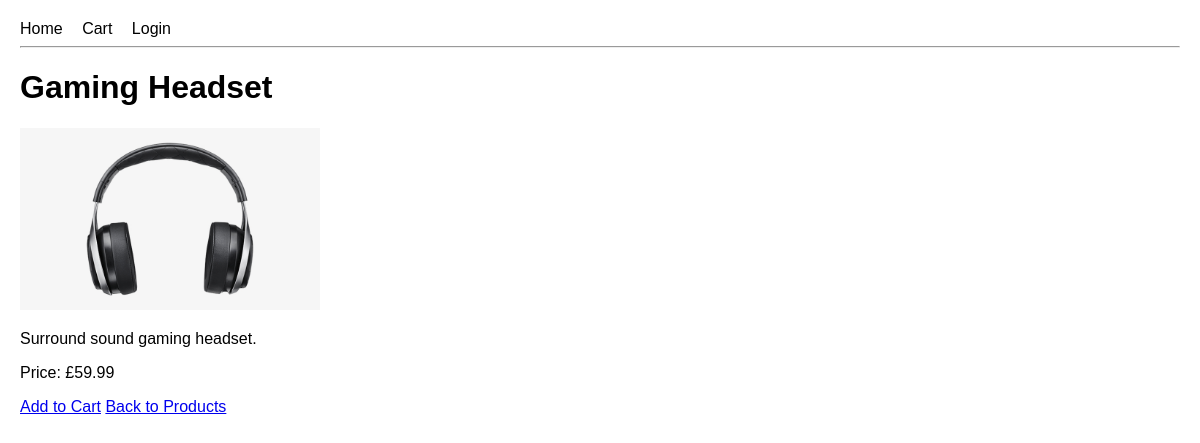
Screenshot of /products/2/ with the database file from the repository.
### products/models.py (models this page shows, shortened)
class Product(models.Model):
    name = models.CharField(max_length=100)
    description = models.TextField()
    price = models.DecimalField(max_digits=6, decimal_places=2)
    image = models.ImageField(upload_to='products/', blank=True, null=True)
    is_active = models.BooleanField(default=True)

### products/views.py (the view)
# urls.py: path('products/<int:product_id>/', product_detail, name='product_detail'),
def product_detail(request, product_id):
    product = get_object_or_404(Product, id=product_id, is_active=True)
    context = {
        'product': product,
    }
    return render(request, 'products/product_detail.html', context)

### products/templates/products/product_detail.html
{% extends 'base.html' %}
{% block content %}
<h1>{{ product.name }}</h1>
{% if product.image %}
    <img src="{{ product.image.url }}" alt="{{ product.name }}" width="300">
{% endif %}
<p>{{ product.description }}</p>
<p>Price: £{{ product.price }}</p>
<a href="{% url 'add_to_cart' product.id %}">Add to Cart</a>
<a href="{% url 'home' %}">Back to Products</a>
{% endblock %}

### static/css/style.css (style rules this page uses)
body { font-family: Arial, sans-serif; margin: 20px; }

### rows the page displays
Product: name "Gaming Headset", image (picture), description "Surround sound gaming headset.", price "59.99"
